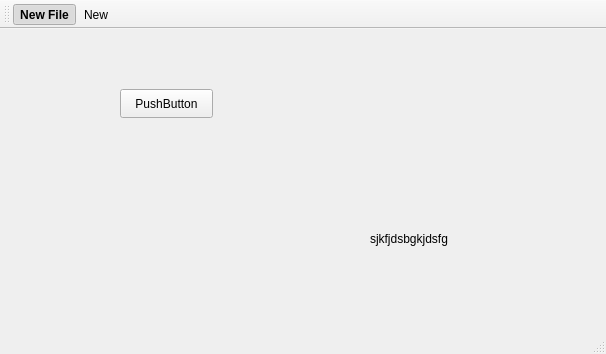
<?xml version="1.0" encoding="UTF-8"?>
<ui version="4.0">
 <class>MainWindow</class>
 <widget class="QMainWindow" name="MainWindow">
  <property name="geometry">
   <rect>
    <x>0</x>
    <y>0</y>
    <width>606</width>
    <height>354</height>
   </rect>
  </property>
  <property name="windowTitle">
   <string>MainWindow</string>
  </property>
  <widget class="QWidget" name="centralwidget">
   <widget class="QLabel" name="label">
    <property name="geometry">
     <rect>
      <x>370</x>
      <y>200</y>
      <width>121</width>
      <height>20</height>
     </rect>
    </property>
    <property name="text">
     <string>sjkfjdsbgkjdsfg</string>
    </property>
   </widget>
   <widget class="QPushButton" name="pushButton">
    <property name="geometry">
     <rect>
      <x>120</x>
      <y>60</y>
      <width>93</width>
      <height>29</height>
     </rect>
    </property>
    <property name="text">
     <string>PushButton</string>
    </property>
   </widget>
  </widget>
  <widget class="QMenuBar" name="menubar">
   <property name="geometry">
    <rect>
     <x>0</x>
     <y>0</y>
     <width>606</width>
     <height>26</height>
    </rect>
   </property>
  </widget>
  <widget class="QStatusBar" name="statusbar"/>
  <widget class="QToolBar" name="toolBar">
   <property name="windowTitle">
    <string>toolBar</string>
   </property>
   <attribute name="toolBarArea">
    <enum>TopToolBarArea</enum>
   </attribute>
   <attribute name="toolBarBreak">
    <bool>false</bool>
   </attribute>
   <addaction name="actionNew_File"/>
   <addaction name="action_New"/>
  </widget>
  <action name="actionNew_File">
   <property name="checkable">
    <bool>true</bool>
   </property>
   <property name="checked">
    <bool>true</bool>
   </property>
   <property name="text">
    <string>New File</string>
   </property>
   <property name="font">
    <font>
     <bold>true</bold>
    </font>
   </property>
  </action>
  <action name="action_New">
   <property name="text">
    <string> New </string>
   </property>
  </action>
 </widget>
 <resources/>
 <connections/>
</ui>
